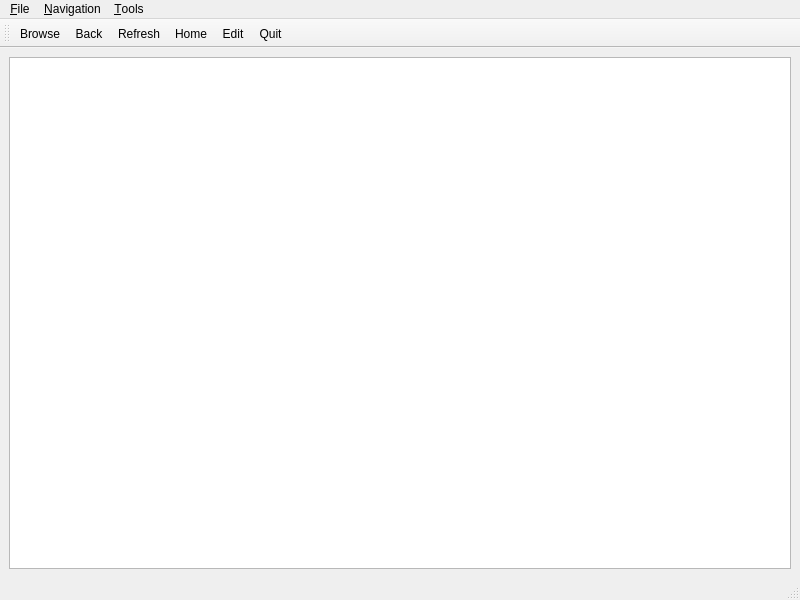
<?xml version="1.0" encoding="UTF-8"?>
<ui version="4.0">
 <class>MainWindow</class>
 <widget class="QMainWindow" name="MainWindow">
  <property name="geometry">
   <rect>
    <x>0</x>
    <y>0</y>
    <width>800</width>
    <height>600</height>
   </rect>
  </property>
  <property name="windowTitle">
   <string>MainWindow</string>
  </property>
  <widget class="QWidget" name="centralwidget">
   <property name="sizePolicy">
    <sizepolicy hsizetype="Expanding" vsizetype="Expanding">
     <horstretch>0</horstretch>
     <verstretch>0</verstretch>
    </sizepolicy>
   </property>
   <layout class="QVBoxLayout" name="verticalLayout">
    <item>
     <widget class="QTextBrowser" name="Browser">
      <property name="openExternalLinks">
       <bool>true</bool>
      </property>
      <property name="openLinks">
       <bool>true</bool>
      </property>
     </widget>
    </item>
   </layout>
  </widget>
  <widget class="QMenuBar" name="menubar">
   <property name="geometry">
    <rect>
     <x>0</x>
     <y>0</y>
     <width>800</width>
     <height>27</height>
    </rect>
   </property>
   <widget class="QMenu" name="menu_File">
    <property name="title">
     <string>&amp;File</string>
    </property>
    <addaction name="action_Refresh"/>
    <addaction name="action_Edit"/>
    <addaction name="actionBrowse"/>
    <addaction name="separator"/>
    <addaction name="action_Exit"/>
   </widget>
   <widget class="QMenu" name="menu_Navigation">
    <property name="title">
     <string>&amp;Navigation</string>
    </property>
    <addaction name="actionHome"/>
   </widget>
   <widget class="QMenu" name="menu_Tools">
    <property name="title">
     <string>&amp;Tools</string>
    </property>
    <addaction name="action_About"/>
   </widget>
   <addaction name="menu_File"/>
   <addaction name="menu_Navigation"/>
   <addaction name="menu_Tools"/>
  </widget>
  <widget class="QStatusBar" name="statusbar"/>
  <widget class="QToolBar" name="toolBar">
   <property name="windowTitle">
    <string>toolBar</string>
   </property>
   <property name="floatable">
    <bool>true</bool>
   </property>
   <attribute name="toolBarArea">
    <enum>TopToolBarArea</enum>
   </attribute>
   <attribute name="toolBarBreak">
    <bool>false</bool>
   </attribute>
   <addaction name="actionBrowse"/>
   <addaction name="action_Back"/>
   <addaction name="action_Refresh"/>
   <addaction name="actionHome"/>
   <addaction name="action_Edit"/>
   <addaction name="action_Exit"/>
  </widget>
  <action name="action_About">
   <property name="icon">
    <iconset>
     <normaloff>images/help-about.png</normaloff>images/help-about.png</iconset>
   </property>
   <property name="text">
    <string>&amp;About</string>
   </property>
  </action>
  <action name="action_Exit">
   <property name="icon">
    <iconset>
     <normaloff>images/application-exit.png</normaloff>images/application-exit.png</iconset>
   </property>
   <property name="text">
    <string>&amp;Quit</string>
   </property>
   <property name="shortcut">
    <string>Ctrl+Q</string>
   </property>
  </action>
  <action name="actionBrowse">
   <property name="icon">
    <iconset>
     <normaloff>images/document-open-folder.png</normaloff>images/document-open-folder.png</iconset>
   </property>
   <property name="text">
    <string>Browse</string>
   </property>
   <property name="shortcut">
    <string>Ctrl+B</string>
   </property>
  </action>
  <action name="action_Edit">
   <property name="icon">
    <iconset>
     <normaloff>images/document-edit.png</normaloff>images/document-edit.png</iconset>
   </property>
   <property name="text">
    <string>&amp;Edit</string>
   </property>
   <property name="shortcut">
    <string>Ctrl+E</string>
   </property>
  </action>
  <action name="actionHome">
   <property name="icon">
    <iconset>
     <normaloff>images/go-home.png</normaloff>images/go-home.png</iconset>
   </property>
   <property name="text">
    <string>&amp;Home</string>
   </property>
   <property name="shortcut">
    <string>Ctrl+H</string>
   </property>
  </action>
  <action name="action_Back">
   <property name="icon">
    <iconset>
     <normaloff>images/go-previous.png</normaloff>images/go-previous.png</iconset>
   </property>
   <property name="text">
    <string>&amp;Back</string>
   </property>
   <property name="shortcut">
    <string>Backspace</string>
   </property>
  </action>
  <action name="action_Refresh">
   <property name="icon">
    <iconset>
     <normaloff>images/view-refresh.png</normaloff>images/view-refresh.png</iconset>
   </property>
   <property name="text">
    <string>&amp;Refresh</string>
   </property>
   <property name="shortcut">
    <string>Ctrl+R</string>
   </property>
  </action>
 </widget>
 <resources/>
 <connections/>
</ui>
